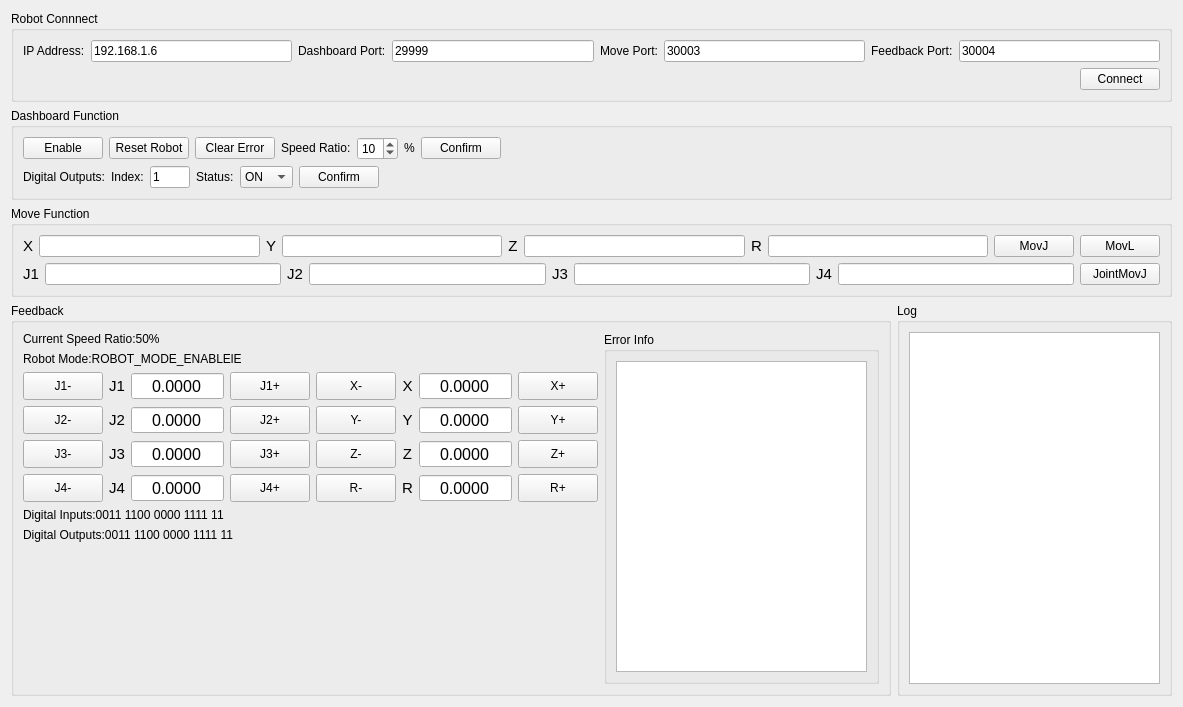
<?xml version="1.0" encoding="UTF-8"?>
<ui version="4.0">
 <class>Form</class>
 <widget class="QWidget" name="Form">
  <property name="geometry">
   <rect>
    <x>0</x>
    <y>0</y>
    <width>1183</width>
    <height>707</height>
   </rect>
  </property>
  <property name="windowTitle">
   <string>Form</string>
  </property>
  <layout class="QVBoxLayout" name="verticalLayout_6">
   <item>
    <layout class="QVBoxLayout" name="verticalLayout_5">
     <item>
      <widget class="QGroupBox" name="groupBox">
       <property name="title">
        <string>Robot Connnect</string>
       </property>
       <layout class="QGridLayout" name="gridLayout">
        <item row="0" column="0">
         <layout class="QVBoxLayout" name="verticalLayout">
          <item>
           <layout class="QHBoxLayout" name="horizontalLayout">
            <item>
             <widget class="QLabel" name="label">
              <property name="sizePolicy">
               <sizepolicy hsizetype="Preferred" vsizetype="Fixed">
                <horstretch>0</horstretch>
                <verstretch>0</verstretch>
               </sizepolicy>
              </property>
              <property name="text">
               <string>IP Address:</string>
              </property>
             </widget>
            </item>
            <item>
             <widget class="QLineEdit" name="lineEditIP">
              <property name="text">
               <string>192.168.1.6</string>
              </property>
             </widget>
            </item>
            <item>
             <widget class="QLabel" name="label_2">
              <property name="sizePolicy">
               <sizepolicy hsizetype="Preferred" vsizetype="Fixed">
                <horstretch>0</horstretch>
                <verstretch>0</verstretch>
               </sizepolicy>
              </property>
              <property name="text">
               <string>Dashboard Port:</string>
              </property>
             </widget>
            </item>
            <item>
             <widget class="QLineEdit" name="lineEditDashPort">
              <property name="text">
               <string>29999</string>
              </property>
             </widget>
            </item>
            <item>
             <widget class="QLabel" name="label_3">
              <property name="sizePolicy">
               <sizepolicy hsizetype="Preferred" vsizetype="Fixed">
                <horstretch>0</horstretch>
                <verstretch>0</verstretch>
               </sizepolicy>
              </property>
              <property name="text">
               <string>Move Port:</string>
              </property>
             </widget>
            </item>
            <item>
             <widget class="QLineEdit" name="lineEditMovePort">
              <property name="text">
               <string>30003</string>
              </property>
             </widget>
            </item>
            <item>
             <widget class="QLabel" name="label_4">
              <property name="sizePolicy">
               <sizepolicy hsizetype="Preferred" vsizetype="Fixed">
                <horstretch>0</horstretch>
                <verstretch>0</verstretch>
               </sizepolicy>
              </property>
              <property name="text">
               <string>Feedback Port:</string>
              </property>
             </widget>
            </item>
            <item>
             <widget class="QLineEdit" name="lineEditFeedbackPort">
              <property name="text">
               <string>30004</string>
              </property>
             </widget>
            </item>
           </layout>
          </item>
          <item>
           <layout class="QHBoxLayout" name="horizontalLayout_2">
            <item>
             <spacer name="horizontalSpacer">
              <property name="orientation">
               <enum>Qt::Horizontal</enum>
              </property>
              <property name="sizeHint" stdset="0">
               <size>
                <width>833</width>
                <height>20</height>
               </size>
              </property>
             </spacer>
            </item>
            <item>
             <widget class="QPushButton" name="btnConnect">
              <property name="text">
               <string>Connect</string>
              </property>
             </widget>
            </item>
           </layout>
          </item>
         </layout>
        </item>
       </layout>
      </widget>
     </item>
     <item>
      <widget class="QGroupBox" name="boxDashboard">
       <property name="title">
        <string>Dashboard Function</string>
       </property>
       <layout class="QGridLayout" name="gridLayout_2">
        <item row="0" column="0">
         <layout class="QVBoxLayout" name="verticalLayout_2">
          <item>
           <layout class="QHBoxLayout" name="horizontalLayout_3">
            <item>
             <widget class="QPushButton" name="btnEnable">
              <property name="text">
               <string>Enable</string>
              </property>
             </widget>
            </item>
            <item>
             <widget class="QPushButton" name="btnReset">
              <property name="text">
               <string>Reset Robot</string>
              </property>
             </widget>
            </item>
            <item>
             <widget class="QPushButton" name="clearError">
              <property name="text">
               <string>Clear Error</string>
              </property>
             </widget>
            </item>
            <item>
             <widget class="QLabel" name="label_5">
              <property name="sizePolicy">
               <sizepolicy hsizetype="Preferred" vsizetype="Fixed">
                <horstretch>0</horstretch>
                <verstretch>0</verstretch>
               </sizepolicy>
              </property>
              <property name="text">
               <string>Speed Ratio:</string>
              </property>
             </widget>
            </item>
            <item>
             <widget class="QSpinBox" name="spinBox">
              <property name="value">
               <number>10</number>
              </property>
             </widget>
            </item>
            <item>
             <widget class="QLabel" name="label_6">
              <property name="sizePolicy">
               <sizepolicy hsizetype="Preferred" vsizetype="Fixed">
                <horstretch>0</horstretch>
                <verstretch>0</verstretch>
               </sizepolicy>
              </property>
              <property name="text">
               <string>%</string>
              </property>
             </widget>
            </item>
            <item>
             <widget class="QPushButton" name="btnConfirmSpeed">
              <property name="text">
               <string>Confirm</string>
              </property>
             </widget>
            </item>
            <item>
             <spacer name="horizontalSpacer_2">
              <property name="orientation">
               <enum>Qt::Horizontal</enum>
              </property>
              <property name="sizeHint" stdset="0">
               <size>
                <width>40</width>
                <height>20</height>
               </size>
              </property>
             </spacer>
            </item>
           </layout>
          </item>
          <item>
           <layout class="QHBoxLayout" name="horizontalLayout_4">
            <item>
             <widget class="QLabel" name="label_7">
              <property name="sizePolicy">
               <sizepolicy hsizetype="Fixed" vsizetype="Fixed">
                <horstretch>0</horstretch>
                <verstretch>0</verstretch>
               </sizepolicy>
              </property>
              <property name="text">
               <string>Digital Outputs:</string>
              </property>
             </widget>
            </item>
            <item>
             <widget class="QLabel" name="label_8">
              <property name="sizePolicy">
               <sizepolicy hsizetype="Fixed" vsizetype="Fixed">
                <horstretch>0</horstretch>
                <verstretch>0</verstretch>
               </sizepolicy>
              </property>
              <property name="text">
               <string>Index:</string>
              </property>
             </widget>
            </item>
            <item>
             <widget class="QLineEdit" name="editIndex">
              <property name="sizePolicy">
               <sizepolicy hsizetype="Fixed" vsizetype="Fixed">
                <horstretch>0</horstretch>
                <verstretch>0</verstretch>
               </sizepolicy>
              </property>
              <property name="maximumSize">
               <size>
                <width>40</width>
                <height>16777215</height>
               </size>
              </property>
              <property name="text">
               <string>1</string>
              </property>
             </widget>
            </item>
            <item>
             <widget class="QLabel" name="label_9">
              <property name="sizePolicy">
               <sizepolicy hsizetype="Fixed" vsizetype="Fixed">
                <horstretch>0</horstretch>
                <verstretch>0</verstretch>
               </sizepolicy>
              </property>
              <property name="text">
               <string>Status:</string>
              </property>
             </widget>
            </item>
            <item>
             <widget class="QComboBox" name="comboBoxStatus">
              <property name="sizePolicy">
               <sizepolicy hsizetype="Preferred" vsizetype="Fixed">
                <horstretch>0</horstretch>
                <verstretch>0</verstretch>
               </sizepolicy>
              </property>
              <item>
               <property name="text">
                <string>ON</string>
               </property>
              </item>
              <item>
               <property name="text">
                <string>OFF</string>
               </property>
              </item>
             </widget>
            </item>
            <item>
             <widget class="QPushButton" name="btnConfirmDO">
              <property name="sizePolicy">
               <sizepolicy hsizetype="Fixed" vsizetype="Fixed">
                <horstretch>0</horstretch>
                <verstretch>0</verstretch>
               </sizepolicy>
              </property>
              <property name="text">
               <string>Confirm</string>
              </property>
             </widget>
            </item>
            <item>
             <spacer name="horizontalSpacer_3">
              <property name="orientation">
               <enum>Qt::Horizontal</enum>
              </property>
              <property name="sizeHint" stdset="0">
               <size>
                <width>40</width>
                <height>20</height>
               </size>
              </property>
             </spacer>
            </item>
           </layout>
          </item>
         </layout>
        </item>
       </layout>
      </widget>
     </item>
     <item>
      <widget class="QGroupBox" name="boxMoveFunction">
       <property name="title">
        <string>Move Function</string>
       </property>
       <layout class="QGridLayout" name="gridLayout_3">
        <item row="0" column="0">
         <layout class="QVBoxLayout" name="verticalLayout_3">
          <item>
           <layout class="QHBoxLayout" name="horizontalLayout_5">
            <item>
             <widget class="QLabel" name="label_17">
              <property name="font">
               <font>
                <pointsize>11</pointsize>
               </font>
              </property>
              <property name="text">
               <string>X</string>
              </property>
              <property name="alignment">
               <set>Qt::AlignCenter</set>
              </property>
             </widget>
            </item>
            <item>
             <widget class="QLineEdit" name="lineEditX"/>
            </item>
            <item>
             <widget class="QLabel" name="label_25">
              <property name="font">
               <font>
                <pointsize>11</pointsize>
               </font>
              </property>
              <property name="text">
               <string>Y</string>
              </property>
              <property name="alignment">
               <set>Qt::AlignCenter</set>
              </property>
             </widget>
            </item>
            <item>
             <widget class="QLineEdit" name="lineEditY"/>
            </item>
            <item>
             <widget class="QLabel" name="label_27">
              <property name="font">
               <font>
                <pointsize>11</pointsize>
               </font>
              </property>
              <property name="text">
               <string>Z</string>
              </property>
              <property name="alignment">
               <set>Qt::AlignCenter</set>
              </property>
             </widget>
            </item>
            <item>
             <widget class="QLineEdit" name="lineEditZ"/>
            </item>
            <item>
             <widget class="QLabel" name="lblR">
              <property name="font">
               <font>
                <pointsize>11</pointsize>
               </font>
              </property>
              <property name="text">
               <string>R</string>
              </property>
              <property name="alignment">
               <set>Qt::AlignCenter</set>
              </property>
             </widget>
            </item>
            <item>
             <widget class="QLineEdit" name="lineEditRX"/>
            </item>
            <item>
             <widget class="QPushButton" name="btnMovJ">
              <property name="text">
               <string>MovJ</string>
              </property>
             </widget>
            </item>
            <item>
             <widget class="QPushButton" name="btnMovL">
              <property name="text">
               <string>MovL</string>
              </property>
             </widget>
            </item>
           </layout>
          </item>
          <item>
           <layout class="QHBoxLayout" name="horizontalLayout_6">
            <item>
             <widget class="QLabel" name="label_34">
              <property name="font">
               <font>
                <pointsize>11</pointsize>
               </font>
              </property>
              <property name="text">
               <string>J1</string>
              </property>
              <property name="alignment">
               <set>Qt::AlignCenter</set>
              </property>
             </widget>
            </item>
            <item>
             <widget class="QLineEdit" name="lineEditJ1"/>
            </item>
            <item>
             <widget class="QLabel" name="label_26">
              <property name="font">
               <font>
                <pointsize>11</pointsize>
               </font>
              </property>
              <property name="text">
               <string>J2</string>
              </property>
              <property name="alignment">
               <set>Qt::AlignCenter</set>
              </property>
             </widget>
            </item>
            <item>
             <widget class="QLineEdit" name="lineEditJ2"/>
            </item>
            <item>
             <widget class="QLabel" name="label_18">
              <property name="font">
               <font>
                <pointsize>11</pointsize>
               </font>
              </property>
              <property name="text">
               <string>J3</string>
              </property>
              <property name="alignment">
               <set>Qt::AlignCenter</set>
              </property>
             </widget>
            </item>
            <item>
             <widget class="QLineEdit" name="lineEditJ3"/>
            </item>
            <item>
             <widget class="QLabel" name="label_24">
              <property name="font">
               <font>
                <pointsize>11</pointsize>
               </font>
              </property>
              <property name="text">
               <string>J4</string>
              </property>
              <property name="alignment">
               <set>Qt::AlignCenter</set>
              </property>
             </widget>
            </item>
            <item>
             <widget class="QLineEdit" name="lineEditJ4"/>
            </item>
            <item>
             <widget class="QPushButton" name="btnJointMovJ">
              <property name="text">
               <string>JointMovJ</string>
              </property>
             </widget>
            </item>
           </layout>
          </item>
         </layout>
        </item>
       </layout>
      </widget>
     </item>
     <item>
      <layout class="QHBoxLayout" name="horizontalLayout_8">
       <item>
        <widget class="QGroupBox" name="boxFeedback">
         <property name="title">
          <string>Feedback</string>
         </property>
         <layout class="QGridLayout" name="gridLayout_4">
          <item row="0" column="0">
           <layout class="QHBoxLayout" name="horizontalLayout_7">
            <item>
             <layout class="QVBoxLayout" name="verticalLayout_4">
              <item>
               <widget class="QLabel" name="labCurrentSpeedRatio">
                <property name="sizePolicy">
                 <sizepolicy hsizetype="Preferred" vsizetype="Fixed">
                  <horstretch>0</horstretch>
                  <verstretch>0</verstretch>
                 </sizepolicy>
                </property>
                <property name="text">
                 <string>Current Speed Ratio:50%</string>
                </property>
               </widget>
              </item>
              <item>
               <widget class="QLabel" name="labRobotMode">
                <property name="sizePolicy">
                 <sizepolicy hsizetype="Preferred" vsizetype="Fixed">
                  <horstretch>0</horstretch>
                  <verstretch>0</verstretch>
                 </sizepolicy>
                </property>
                <property name="text">
                 <string>Robot Mode:ROBOT_MODE_ENABLElE</string>
                </property>
               </widget>
              </item>
              <item>
               <layout class="QGridLayout" name="gridLayout_5">
                <item row="2" column="3">
                 <widget class="QPushButton" name="btn6AxisJ3P">
                  <property name="sizePolicy">
                   <sizepolicy hsizetype="Preferred" vsizetype="Preferred">
                    <horstretch>0</horstretch>
                    <verstretch>0</verstretch>
                   </sizepolicy>
                  </property>
                  <property name="text">
                   <string>J3+</string>
                  </property>
                 </widget>
                </item>
                <item row="3" column="2">
                 <widget class="QDoubleSpinBox" name="dbBoxJ4">
                  <property name="font">
                   <font>
                    <pointsize>12</pointsize>
                   </font>
                  </property>
                  <property name="focusPolicy">
                   <enum>Qt::NoFocus</enum>
                  </property>
                  <property name="contextMenuPolicy">
                   <enum>Qt::DefaultContextMenu</enum>
                  </property>
                  <property name="alignment">
                   <set>Qt::AlignCenter</set>
                  </property>
                  <property name="buttonSymbols">
                   <enum>QAbstractSpinBox::NoButtons</enum>
                  </property>
                  <property name="decimals">
                   <number>4</number>
                  </property>
                  <property name="minimum">
                   <double>-9999.000000000000000</double>
                  </property>
                  <property name="maximum">
                   <double>9999.999900000000707</double>
                  </property>
                  <property name="singleStep">
                   <double>0.000000000000000</double>
                  </property>
                 </widget>
                </item>
                <item row="1" column="1">
                 <widget class="QLabel" name="label_49">
                  <property name="font">
                   <font>
                    <pointsize>11</pointsize>
                   </font>
                  </property>
                  <property name="text">
                   <string>J2</string>
                  </property>
                  <property name="alignment">
                   <set>Qt::AlignCenter</set>
                  </property>
                 </widget>
                </item>
                <item row="0" column="7">
                 <widget class="QPushButton" name="btn6AxisXP">
                  <property name="sizePolicy">
                   <sizepolicy hsizetype="Preferred" vsizetype="Preferred">
                    <horstretch>0</horstretch>
                    <verstretch>0</verstretch>
                   </sizepolicy>
                  </property>
                  <property name="text">
                   <string>X+</string>
                  </property>
                 </widget>
                </item>
                <item row="2" column="6">
                 <widget class="QDoubleSpinBox" name="dbBoxZ">
                  <property name="font">
                   <font>
                    <pointsize>12</pointsize>
                   </font>
                  </property>
                  <property name="focusPolicy">
                   <enum>Qt::NoFocus</enum>
                  </property>
                  <property name="contextMenuPolicy">
                   <enum>Qt::DefaultContextMenu</enum>
                  </property>
                  <property name="alignment">
                   <set>Qt::AlignCenter</set>
                  </property>
                  <property name="buttonSymbols">
                   <enum>QAbstractSpinBox::NoButtons</enum>
                  </property>
                  <property name="decimals">
                   <number>4</number>
                  </property>
                  <property name="minimum">
                   <double>-9999.000000000000000</double>
                  </property>
                  <property name="maximum">
                   <double>9999.999900000000707</double>
                  </property>
                  <property name="singleStep">
                   <double>0.000000000000000</double>
                  </property>
                 </widget>
                </item>
                <item row="3" column="1">
                 <widget class="QLabel" name="label_44">
                  <property name="font">
                   <font>
                    <pointsize>11</pointsize>
                   </font>
                  </property>
                  <property name="text">
                   <string>J4</string>
                  </property>
                  <property name="alignment">
                   <set>Qt::AlignCenter</set>
                  </property>
                 </widget>
                </item>
                <item row="1" column="4">
                 <widget class="QPushButton" name="btn6AxisYM">
                  <property name="sizePolicy">
                   <sizepolicy hsizetype="Preferred" vsizetype="Preferred">
                    <horstretch>0</horstretch>
                    <verstretch>0</verstretch>
                   </sizepolicy>
                  </property>
                  <property name="text">
                   <string>Y-</string>
                  </property>
                 </widget>
                </item>
                <item row="2" column="5">
                 <widget class="QLabel" name="label_39">
                  <property name="font">
                   <font>
                    <pointsize>11</pointsize>
                   </font>
                  </property>
                  <property name="text">
                   <string>Z</string>
                  </property>
                  <property name="alignment">
                   <set>Qt::AlignCenter</set>
                  </property>
                 </widget>
                </item>
                <item row="2" column="1">
                 <widget class="QLabel" name="label_43">
                  <property name="font">
                   <font>
                    <pointsize>11</pointsize>
                   </font>
                  </property>
                  <property name="text">
                   <string>J3</string>
                  </property>
                  <property name="alignment">
                   <set>Qt::AlignCenter</set>
                  </property>
                 </widget>
                </item>
                <item row="0" column="3">
                 <widget class="QPushButton" name="btn6AxisJ1P">
                  <property name="sizePolicy">
                   <sizepolicy hsizetype="Preferred" vsizetype="Preferred">
                    <horstretch>0</horstretch>
                    <verstretch>0</verstretch>
                   </sizepolicy>
                  </property>
                  <property name="text">
                   <string>J1+</string>
                  </property>
                 </widget>
                </item>
                <item row="3" column="3">
                 <widget class="QPushButton" name="btn6AxisJ4P">
                  <property name="sizePolicy">
                   <sizepolicy hsizetype="Preferred" vsizetype="Preferred">
                    <horstretch>0</horstretch>
                    <verstretch>0</verstretch>
                   </sizepolicy>
                  </property>
                  <property name="text">
                   <string>J4+</string>
                  </property>
                 </widget>
                </item>
                <item row="0" column="2">
                 <widget class="QDoubleSpinBox" name="dbBoxJ1">
                  <property name="font">
                   <font>
                    <pointsize>12</pointsize>
                   </font>
                  </property>
                  <property name="focusPolicy">
                   <enum>Qt::NoFocus</enum>
                  </property>
                  <property name="contextMenuPolicy">
                   <enum>Qt::DefaultContextMenu</enum>
                  </property>
                  <property name="alignment">
                   <set>Qt::AlignCenter</set>
                  </property>
                  <property name="buttonSymbols">
                   <enum>QAbstractSpinBox::NoButtons</enum>
                  </property>
                  <property name="decimals">
                   <number>4</number>
                  </property>
                  <property name="minimum">
                   <double>-9999.000000000000000</double>
                  </property>
                  <property name="maximum">
                   <double>9999.999900000000707</double>
                  </property>
                  <property name="singleStep">
                   <double>0.000000000000000</double>
                  </property>
                 </widget>
                </item>
                <item row="2" column="2">
                 <widget class="QDoubleSpinBox" name="dbBoxJ3">
                  <property name="font">
                   <font>
                    <pointsize>12</pointsize>
                   </font>
                  </property>
                  <property name="focusPolicy">
                   <enum>Qt::NoFocus</enum>
                  </property>
                  <property name="contextMenuPolicy">
                   <enum>Qt::DefaultContextMenu</enum>
                  </property>
                  <property name="alignment">
                   <set>Qt::AlignCenter</set>
                  </property>
                  <property name="buttonSymbols">
                   <enum>QAbstractSpinBox::NoButtons</enum>
                  </property>
                  <property name="decimals">
                   <number>4</number>
                  </property>
                  <property name="minimum">
                   <double>-9999.000000000000000</double>
                  </property>
                  <property name="maximum">
                   <double>9999.999900000000707</double>
                  </property>
                  <property name="singleStep">
                   <double>0.000000000000000</double>
                  </property>
                 </widget>
                </item>
                <item row="0" column="0">
                 <widget class="QPushButton" name="btn6AxisJ1M">
                  <property name="sizePolicy">
                   <sizepolicy hsizetype="Preferred" vsizetype="Preferred">
                    <horstretch>0</horstretch>
                    <verstretch>0</verstretch>
                   </sizepolicy>
                  </property>
                  <property name="text">
                   <string>J1-</string>
                  </property>
                 </widget>
                </item>
                <item row="3" column="6">
                 <widget class="QDoubleSpinBox" name="dbBoxA">
                  <property name="font">
                   <font>
                    <pointsize>12</pointsize>
                   </font>
                  </property>
                  <property name="focusPolicy">
                   <enum>Qt::NoFocus</enum>
                  </property>
                  <property name="contextMenuPolicy">
                   <enum>Qt::DefaultContextMenu</enum>
                  </property>
                  <property name="alignment">
                   <set>Qt::AlignCenter</set>
                  </property>
                  <property name="buttonSymbols">
                   <enum>QAbstractSpinBox::NoButtons</enum>
                  </property>
                  <property name="decimals">
                   <number>4</number>
                  </property>
                  <property name="minimum">
                   <double>-9999.000000000000000</double>
                  </property>
                  <property name="maximum">
                   <double>9999.999900000000707</double>
                  </property>
                  <property name="singleStep">
                   <double>0.000000000000000</double>
                  </property>
                 </widget>
                </item>
                <item row="1" column="2">
                 <widget class="QDoubleSpinBox" name="dbBoxJ2">
                  <property name="font">
                   <font>
                    <pointsize>12</pointsize>
                   </font>
                  </property>
                  <property name="focusPolicy">
                   <enum>Qt::NoFocus</enum>
                  </property>
                  <property name="contextMenuPolicy">
                   <enum>Qt::DefaultContextMenu</enum>
                  </property>
                  <property name="alignment">
                   <set>Qt::AlignCenter</set>
                  </property>
                  <property name="buttonSymbols">
                   <enum>QAbstractSpinBox::NoButtons</enum>
                  </property>
                  <property name="decimals">
                   <number>4</number>
                  </property>
                  <property name="minimum">
                   <double>-9999.000000000000000</double>
                  </property>
                  <property name="maximum">
                   <double>9999.999900000000707</double>
                  </property>
                  <property name="singleStep">
                   <double>0.000000000000000</double>
                  </property>
                 </widget>
                </item>
                <item row="1" column="5">
                 <widget class="QLabel" name="label_40">
                  <property name="font">
                   <font>
                    <pointsize>11</pointsize>
                   </font>
                  </property>
                  <property name="text">
                   <string>Y</string>
                  </property>
                  <property name="alignment">
                   <set>Qt::AlignCenter</set>
                  </property>
                 </widget>
                </item>
                <item row="2" column="0">
                 <widget class="QPushButton" name="btn6AxisJ3M">
                  <property name="sizePolicy">
                   <sizepolicy hsizetype="Preferred" vsizetype="Preferred">
                    <horstretch>0</horstretch>
                    <verstretch>0</verstretch>
                   </sizepolicy>
                  </property>
                  <property name="text">
                   <string>J3-</string>
                  </property>
                 </widget>
                </item>
                <item row="1" column="6">
                 <widget class="QDoubleSpinBox" name="dbBoxY">
                  <property name="font">
                   <font>
                    <pointsize>12</pointsize>
                   </font>
                  </property>
                  <property name="focusPolicy">
                   <enum>Qt::NoFocus</enum>
                  </property>
                  <property name="contextMenuPolicy">
                   <enum>Qt::DefaultContextMenu</enum>
                  </property>
                  <property name="alignment">
                   <set>Qt::AlignCenter</set>
                  </property>
                  <property name="buttonSymbols">
                   <enum>QAbstractSpinBox::NoButtons</enum>
                  </property>
                  <property name="decimals">
                   <number>4</number>
                  </property>
                  <property name="minimum">
                   <double>-9999.000000000000000</double>
                  </property>
                  <property name="maximum">
                   <double>9999.999900000000707</double>
                  </property>
                  <property name="singleStep">
                   <double>0.000000000000000</double>
                  </property>
                 </widget>
                </item>
                <item row="2" column="7">
                 <widget class="QPushButton" name="btn6AxisZP">
                  <property name="sizePolicy">
                   <sizepolicy hsizetype="Preferred" vsizetype="Preferred">
                    <horstretch>0</horstretch>
                    <verstretch>0</verstretch>
                   </sizepolicy>
                  </property>
                  <property name="text">
                   <string>Z+</string>
                  </property>
                 </widget>
                </item>
                <item row="1" column="0">
                 <widget class="QPushButton" name="btn6AxisJ2M">
                  <property name="sizePolicy">
                   <sizepolicy hsizetype="Preferred" vsizetype="Preferred">
                    <horstretch>0</horstretch>
                    <verstretch>0</verstretch>
                   </sizepolicy>
                  </property>
                  <property name="text">
                   <string>J2-</string>
                  </property>
                 </widget>
                </item>
                <item row="1" column="3">
                 <widget class="QPushButton" name="btn6AxisJ2P">
                  <property name="sizePolicy">
                   <sizepolicy hsizetype="Preferred" vsizetype="Preferred">
                    <horstretch>0</horstretch>
                    <verstretch>0</verstretch>
                   </sizepolicy>
                  </property>
                  <property name="text">
                   <string>J2+</string>
                  </property>
                 </widget>
                </item>
                <item row="0" column="1">
                 <widget class="QLabel" name="label_41">
                  <property name="font">
                   <font>
                    <pointsize>11</pointsize>
                   </font>
                  </property>
                  <property name="text">
                   <string>J1</string>
                  </property>
                  <property name="scaledContents">
                   <bool>false</bool>
                  </property>
                  <property name="alignment">
                   <set>Qt::AlignCenter</set>
                  </property>
                 </widget>
                </item>
                <item row="0" column="6">
                 <widget class="QDoubleSpinBox" name="dbBoxX">
                  <property name="font">
                   <font>
                    <pointsize>12</pointsize>
                   </font>
                  </property>
                  <property name="focusPolicy">
                   <enum>Qt::NoFocus</enum>
                  </property>
                  <property name="contextMenuPolicy">
                   <enum>Qt::DefaultContextMenu</enum>
                  </property>
                  <property name="alignment">
                   <set>Qt::AlignCenter</set>
                  </property>
                  <property name="buttonSymbols">
                   <enum>QAbstractSpinBox::NoButtons</enum>
                  </property>
                  <property name="decimals">
                   <number>4</number>
                  </property>
                  <property name="minimum">
                   <double>-9999.000000000000000</double>
                  </property>
                  <property name="maximum">
                   <double>9999.999900000000707</double>
                  </property>
                  <property name="singleStep">
                   <double>0.000000000000000</double>
                  </property>
                 </widget>
                </item>
                <item row="2" column="4">
                 <widget class="QPushButton" name="btn6AxisZM">
                  <property name="sizePolicy">
                   <sizepolicy hsizetype="Preferred" vsizetype="Preferred">
                    <horstretch>0</horstretch>
                    <verstretch>0</verstretch>
                   </sizepolicy>
                  </property>
                  <property name="text">
                   <string>Z-</string>
                  </property>
                 </widget>
                </item>
                <item row="1" column="7">
                 <widget class="QPushButton" name="btn6AxisYP">
                  <property name="sizePolicy">
                   <sizepolicy hsizetype="Preferred" vsizetype="Preferred">
                    <horstretch>0</horstretch>
                    <verstretch>0</verstretch>
                   </sizepolicy>
                  </property>
                  <property name="text">
                   <string>Y+</string>
                  </property>
                 </widget>
                </item>
                <item row="3" column="7">
                 <widget class="QPushButton" name="btn6AxisRXP">
                  <property name="sizePolicy">
                   <sizepolicy hsizetype="Preferred" vsizetype="Preferred">
                    <horstretch>0</horstretch>
                    <verstretch>0</verstretch>
                   </sizepolicy>
                  </property>
                  <property name="text">
                   <string>R+</string>
                  </property>
                 </widget>
                </item>
                <item row="3" column="0">
                 <widget class="QPushButton" name="btn6AxisJ4M">
                  <property name="sizePolicy">
                   <sizepolicy hsizetype="Preferred" vsizetype="Preferred">
                    <horstretch>0</horstretch>
                    <verstretch>0</verstretch>
                   </sizepolicy>
                  </property>
                  <property name="text">
                   <string>J4-</string>
                  </property>
                 </widget>
                </item>
                <item row="3" column="4">
                 <widget class="QPushButton" name="btn6AxisRXM">
                  <property name="sizePolicy">
                   <sizepolicy hsizetype="Preferred" vsizetype="Preferred">
                    <horstretch>0</horstretch>
                    <verstretch>0</verstretch>
                   </sizepolicy>
                  </property>
                  <property name="text">
                   <string>R-</string>
                  </property>
                 </widget>
                </item>
                <item row="0" column="4">
                 <widget class="QPushButton" name="btn6AxisXM">
                  <property name="sizePolicy">
                   <sizepolicy hsizetype="Preferred" vsizetype="Preferred">
                    <horstretch>0</horstretch>
                    <verstretch>0</verstretch>
                   </sizepolicy>
                  </property>
                  <property name="text">
                   <string>X-</string>
                  </property>
                 </widget>
                </item>
                <item row="3" column="5">
                 <widget class="QLabel" name="lblR_3">
                  <property name="font">
                   <font>
                    <pointsize>11</pointsize>
                   </font>
                  </property>
                  <property name="text">
                   <string>R</string>
                  </property>
                  <property name="alignment">
                   <set>Qt::AlignCenter</set>
                  </property>
                 </widget>
                </item>
                <item row="0" column="5">
                 <widget class="QLabel" name="label_42">
                  <property name="font">
                   <font>
                    <pointsize>11</pointsize>
                   </font>
                  </property>
                  <property name="text">
                   <string>X</string>
                  </property>
                  <property name="alignment">
                   <set>Qt::AlignCenter</set>
                  </property>
                 </widget>
                </item>
               </layout>
              </item>
              <item>
               <widget class="QLabel" name="labDI">
                <property name="sizePolicy">
                 <sizepolicy hsizetype="Preferred" vsizetype="Fixed">
                  <horstretch>0</horstretch>
                  <verstretch>0</verstretch>
                 </sizepolicy>
                </property>
                <property name="text">
                 <string>Digital Inputs:0011 1100 0000 1111 11</string>
                </property>
               </widget>
              </item>
              <item>
               <widget class="QLabel" name="labDO">
                <property name="sizePolicy">
                 <sizepolicy hsizetype="Preferred" vsizetype="Fixed">
                  <horstretch>0</horstretch>
                  <verstretch>0</verstretch>
                 </sizepolicy>
                </property>
                <property name="text">
                 <string>Digital Outputs:0011 1100 0000 1111 11</string>
                </property>
               </widget>
              </item>
              <item>
               <spacer name="verticalSpacer">
                <property name="orientation">
                 <enum>Qt::Vertical</enum>
                </property>
                <property name="sizeHint" stdset="0">
                 <size>
                  <width>20</width>
                  <height>40</height>
                 </size>
                </property>
               </spacer>
              </item>
             </layout>
            </item>
            <item>
             <widget class="QGroupBox" name="boxErrorInfo">
              <property name="title">
               <string>Error Info</string>
              </property>
              <layout class="QGridLayout" name="gridLayout_7">
               <item row="0" column="0">
                <widget class="QTextEdit" name="textEditErrorInfo"/>
               </item>
              </layout>
             </widget>
            </item>
           </layout>
          </item>
         </layout>
        </widget>
       </item>
       <item>
        <widget class="QGroupBox" name="boxLog">
         <property name="title">
          <string>Log</string>
         </property>
         <layout class="QGridLayout" name="gridLayout_8">
          <item row="0" column="0">
           <widget class="QTextEdit" name="textEditLog"/>
          </item>
         </layout>
        </widget>
       </item>
      </layout>
     </item>
    </layout>
   </item>
  </layout>
 </widget>
 <resources/>
 <connections/>
</ui>
